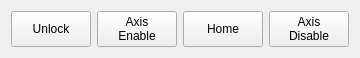
   <widget class="QWidget" name="layoutWidget_6">
    <property name="geometry">
     <rect>
      <x>70</x>
      <y>50</y>
      <width>360</width>
      <height>41</height>
     </rect>
    </property>
    <layout class="QHBoxLayout" name="horizontalLayout_4">
     <item>
      <widget class="QPushButton" name="pushButton_m3_trans_unlock">
       <property name="sizePolicy">
        <sizepolicy hsizetype="Minimum" vsizetype="Minimum">
         <horstretch>0</horstretch>
         <verstretch>0</verstretch>
        </sizepolicy>
       </property>
       <property name="text">
        <string>Unlock</string>
       </property>
      </widget>
     </item>
     <item>
      <widget class="QPushButton" name="pushButton_m3_enable">
       <property name="text">
        <string>Axis
Enable</string>
       </property>
      </widget>
     </item>
     <item>
      <widget class="QPushButton" name="pushButton_m3_trans_home">
       <property name="sizePolicy">
        <sizepolicy hsizetype="Minimum" vsizetype="Minimum">
         <horstretch>0</horstretch>
         <verstretch>0</verstretch>
        </sizepolicy>
       </property>
       <property name="text">
        <string>Home</string>
       </property>
      </widget>
     </item>
     <item>
      <widget class="QPushButton" name="pushButton_m3_disable">
       <property name="sizePolicy">
        <sizepolicy hsizetype="Minimum" vsizetype="Minimum">
         <horstretch>0</horstretch>
         <verstretch>0</verstretch>
        </sizepolicy>
       </property>
       <property name="text">
        <string>Axis
Disable</string>
       </property>
      </widget>
     </item>
    </layout>
   </widget>
